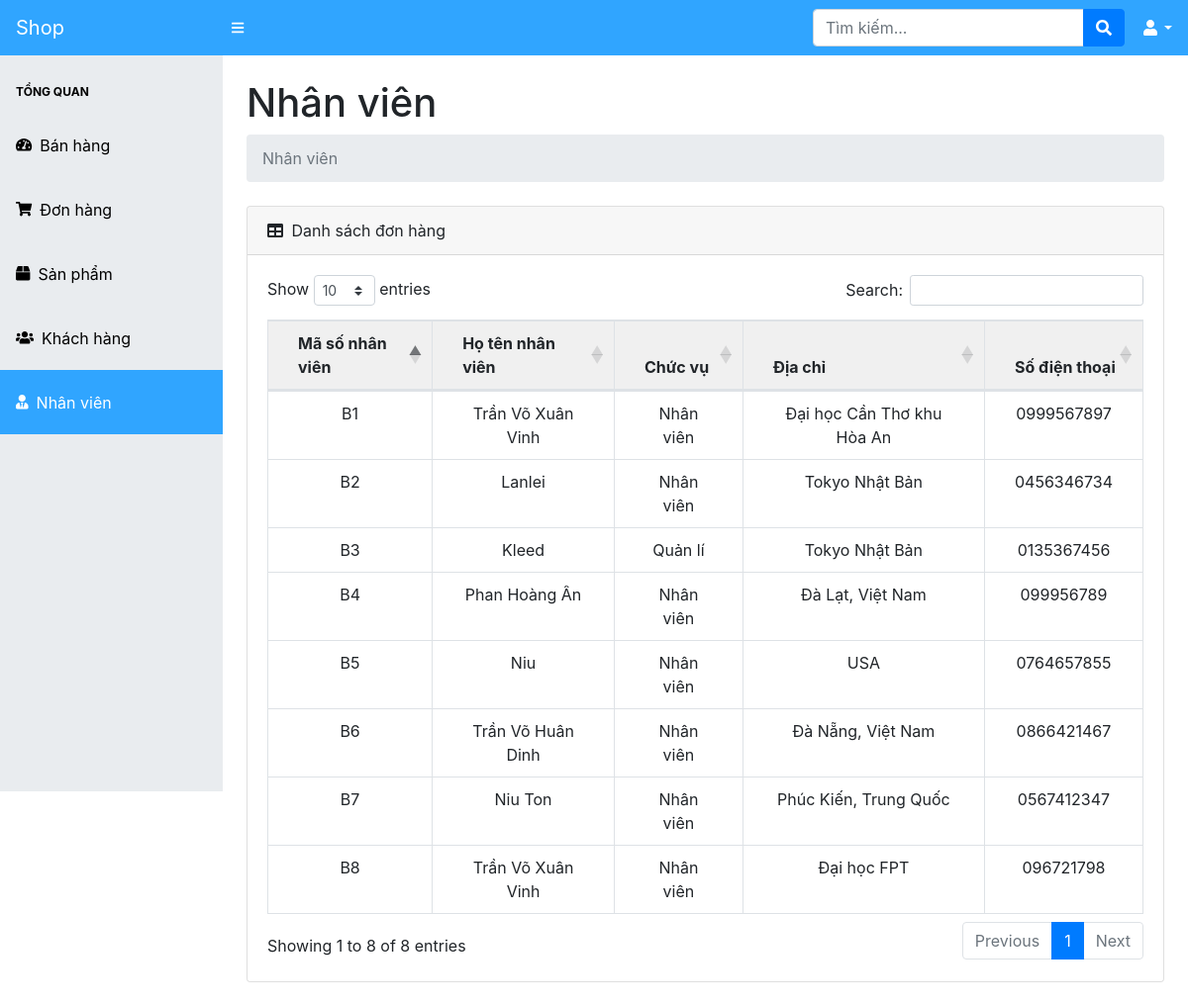
Screenshot of /PHP/staff.php (signed in) with the database file from the repository.
### tables this page shows
CREATE TABLE `nhanvien`  (
  `MSNV` varchar(5) NOT NULL,
  `HoTenNV` varchar(50) NOT NULL,
  `ChucVu` varchar(50) NOT NULL,
  `Diachi` varchar(50) NULL DEFAULT NULL,
  `SoDienThoai` varchar(10) NULL DEFAULT NULL,
  PRIMARY KEY (`MSNV`) USING BTREE
);

### PHP/staff.php (the view, shortened to what this page needs)
<!DOCTYPE html>
<html lang="en">
    <head>
        <link rel="stylesheet" type="text/css" href="../CSS/styles.css" />
        <link rel="stylesheet" type="text/css" href="../CSS/main.css" />
        <link href="https://cdn.datatables.net/1.10.20/css/dataTables.bootstrap4.min.css" rel="stylesheet" />
    </head>
    <body class="sb-nav-fixed">
    <?php
        if(!isset($_SESSION['logined']) || $_SESSION['logined'] == "" || $_SESSION['logined'] == null )
        {
            header('location: login.php');
        }
        else {
    ?>
        <nav class="sb-topnav navbar navbar-expand navbar-dark bg-blue">
            <a class="navbar-brand" href="index.php">Shop</a>
            <button class="btn btn-link btn-sm order-1 order-lg-0" id="sidebarToggle"><i class="fas fa-bars icon-color-main"></i></button>
            <form class="d-none d-md-inline-block form-inline ml-auto mr-0 mr-md-3 my-2 my-md-0">
                <div class="input-group">
                    <input class="form-control" type="text" placeholder="Tìm kiếm..." aria-label="Search" aria-describedby="basic-addon2" />
                    <div class="input-group-append">
                        <button class="btn btn-primary" type="button"><i class="fas fa-search"></i></button>
                    </div>
                </div>
            </form>
            <ul class="navbar-nav ml-auto ml-md-0">
                <li class="nav-item dropdown">
                    <a class="dropdown-toggle icon-color-main" id="userDropdown" href="#" role="button" data-toggle="dropdown" aria-haspopup="true" aria-expanded="false"><i class="fas fa-user fa-fw"></i></a>
                </li>
            </ul>
        </nav>
        <div id="layoutSidenav">
            <div id="layoutSidenav_nav">
                <nav class="sb-sidenav accordion sb-sidenav-dark" id="sidenavAccordion">
                    <div class="sb-sidenav-menu">
                        <div class="nav">
                            <div class="sb-sidenav-menu-heading">Tổng quan</div>
                            <a class="nav-link" href="sell.php">
                                <div class="sb-nav-link-icon"><i class="fas fa-tachometer-alt"></i></div>
                                Bán hàng
                            </a>
                            <a class="nav-link" href="order.php">
                                <div class="sb-nav-link-icon"><i class="fas fa-shopping-cart"></i></div>
                                Đơn hàng
                            </a>
                            <a class="nav-link" href="product.php">
                                <div class="sb-nav-link-icon"><i class="fas fa-box"></i></div>
                                Sản phẩm
                            </a>
                            <a class="nav-link" href="customers.php">
                                <div class="sb-nav-link-icon"><i class="fas fa-users"></i></i></div>
                                Khách hàng
                            </a>
                            <a class="nav-link nav-link-active" href="staff.php">
                                <div class="sb-nav-link-icon sb-nav-link-icon-active"><i class="fas fa-user-tie"></i></div>
                                Nhân viên
                            </a>
                        </div>
                    </div>
                </nav>
            </div>
            <div id="layoutSidenav_content">
                <main>
                    <div class="container-fluid">
                        <h1 class="mt-4">Nhân viên</h1>
                        <ol class="breadcrumb mb-4">
                            <li class="breadcrumb-item active">Nhân viên</li>
                        </ol>
                        <div class="card mb-4">
                            <div class="card-header">
                                <i class="fas fa-table mr-1"></i>
                                Danh sách đơn hàng
                            </div>
                            <div class="card-body">
                                <div class="table-responsive">
                                    <table class="table table-bordered" id="dataTable" width="100%" cellspacing="0">
                                        <thead>
                                            <tr>
                                                <th>Mã số nhân viên</th>
                                                <th>Họ tên nhân viên</th>
                                                <th>Chức vụ</th>
                                                <th>Địa chỉ</th>
                                                <th>Số điện thoại</th>
                                            </tr>
                                        </thead>
                                        <tbody>
                                        <?php
                                            require_once("config.php");
                                        try {
                                            $connect = new PDO('mysql:host:'.$hostname.'; dbname: '.$database, $username, $password);
                                            $connect-> setAttribute(PDO::ATTR_ERRMODE, PDO::ERRMODE_EXCEPTION);
                                            $sql = "SELECT * FROM quanlibanhang.nhanvien";
                                            $query = $connect->prepare($sql);
                                            $query->execute();
                                            $result = $query;
                                            forEach($result as $item){
                                                $msnv = $item['MSNV'];
                                                $hotennv = $item['HoTenNV'];
                                                $chucvu = $item['ChucVu'];
                                                $dc = $item['Diachi'];
                                                $dt = $item['SoDienThoai'];
                                                echo "
                                                        <tr>
                                                            <td> $msnv </td>
                                                            <td> $hotennv </td>
                                                            <td> $chucvu </td>
                                                            <td> $dc </td>
                                                            <td> $dt </td>
                                                        </tr> ";
                                            }
                                        }
                                        catch(PDOException $err){
                                            die($err->getMessage());
                                        }
                                        ?>
                                        </tbody>
                                    </table>
                                </div>
                            </div>
                        </div>
                    </div>
                </main>
            </div>
        </div>
    <?php
        }
    ?>
    </body>
</html>

### CSS/main.css (style rules this page uses)
.icon-color-main { color: white; }

### rows the page displays
nhanvien: MSNV "B1", HoTenNV "Trần Võ Xuân Vinh", ChucVu "Nhân viên", Diachi "Đại học Cần Thơ khu Hòa An", SoDienThoai "0999567897"
nhanvien: MSNV "B2", HoTenNV "Lanlei", ChucVu "Nhân viên", Diachi "Tokyo Nhật Bản", SoDienThoai "0456346734"
nhanvien: MSNV "B3", HoTenNV "Kleed", ChucVu "Quản lí", Diachi "Tokyo Nhật Bản", SoDienThoai "0135367456"
nhanvien: MSNV "B4", HoTenNV "Phan Hoàng Ân", ChucVu "Nhân viên", Diachi "Đà Lạt, Việt Nam", SoDienThoai "099956789"
nhanvien: MSNV "B5", HoTenNV "Niu", ChucVu "Nhân viên", Diachi "USA", SoDienThoai "0764657855"
nhanvien: MSNV "B6", HoTenNV "Trần Võ Huân Dinh", ChucVu "Nhân viên", Diachi "Đà Nẵng, Việt Nam", SoDienThoai "0866421467"
nhanvien: MSNV "B7", HoTenNV "Niu Ton", ChucVu "Nhân viên", Diachi "Phúc Kiến, Trung Quốc", SoDienThoai "0567412347"
nhanvien: MSNV "B8", HoTenNV "Trần Võ Xuân Vinh", ChucVu "Nhân viên", Diachi "Đại học FPT", SoDienThoai "096721798"
